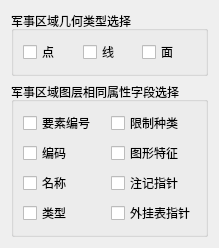
           <widget class="QWidget" name="tab_Layer_Q">
            <attribute name="title">
             <string>军事区域</string>
            </attribute>
            <layout class="QGridLayout" name="gridLayout_42">
             <item row="0" column="0">
              <widget class="QGroupBox" name="groupBox_Q_GeoType">
               <property name="title">
                <string>军事区域几何类型选择</string>
               </property>
               <layout class="QGridLayout" name="gridLayout_38">
                <item row="0" column="0">
                 <widget class="QCheckBox" name="checkBox_Point_Q">
                  <property name="text">
                   <string>点</string>
                  </property>
                 </widget>
                </item>
                <item row="0" column="1">
                 <widget class="QCheckBox" name="checkBox_Line_Q">
                  <property name="text">
                   <string>线</string>
                  </property>
                 </widget>
                </item>
                <item row="0" column="2">
                 <widget class="QCheckBox" name="checkBox_Polygon_Q">
                  <property name="text">
                   <string>面</string>
                  </property>
                 </widget>
                </item>
               </layout>
              </widget>
             </item>
             <item row="1" column="0">
              <widget class="QGroupBox" name="groupBox_Q">
               <property name="minimumSize">
                <size>
                 <width>0</width>
                 <height>0</height>
                </size>
               </property>
               <property name="title">
                <string>军事区域图层相同属性字段选择</string>
               </property>
               <layout class="QGridLayout" name="gridLayout_23">
                <item row="3" column="1">
                 <widget class="QCheckBox" name="checkBox_WaiGuaBiaoZhiZhen_Q">
                  <property name="text">
                   <string>外挂表指针</string>
                  </property>
                 </widget>
                </item>
                <item row="1" column="1">
                 <widget class="QCheckBox" name="checkBox_TuXingTeZheng_Q">
                  <property name="text">
                   <string>图形特征</string>
                  </property>
                 </widget>
                </item>
                <item row="0" column="0">
                 <widget class="QCheckBox" name="checkBox_YaoSuBianHao_Q">
                  <property name="text">
                   <string>要素编号</string>
                  </property>
                 </widget>
                </item>
                <item row="2" column="1">
                 <widget class="QCheckBox" name="checkBox_ZhuJiZhiZhen_Q">
                  <property name="text">
                   <string>注记指针</string>
                  </property>
                 </widget>
                </item>
                <item row="2" column="0">
                 <widget class="QCheckBox" name="checkBox_MingCheng_Q">
                  <property name="text">
                   <string>名称</string>
                  </property>
                 </widget>
                </item>
                <item row="1" column="0">
                 <widget class="QCheckBox" name="checkBox_BianMa_Q">
                  <property name="text">
                   <string>编码</string>
                  </property>
                 </widget>
                </item>
                <item row="3" column="0">
                 <widget class="QCheckBox" name="checkBox_LeiXing_Q">
                  <property name="text">
                   <string>类型</string>
                  </property>
                 </widget>
                </item>
                <item row="0" column="1">
                 <widget class="QCheckBox" name="checkBox_XianZhiZhongLei_Q">
                  <property name="text">
                   <string>限制种类</string>
                  </property>
                 </widget>
                </item>
               </layout>
              </widget>
             </item>
            </layout>
           </widget>
